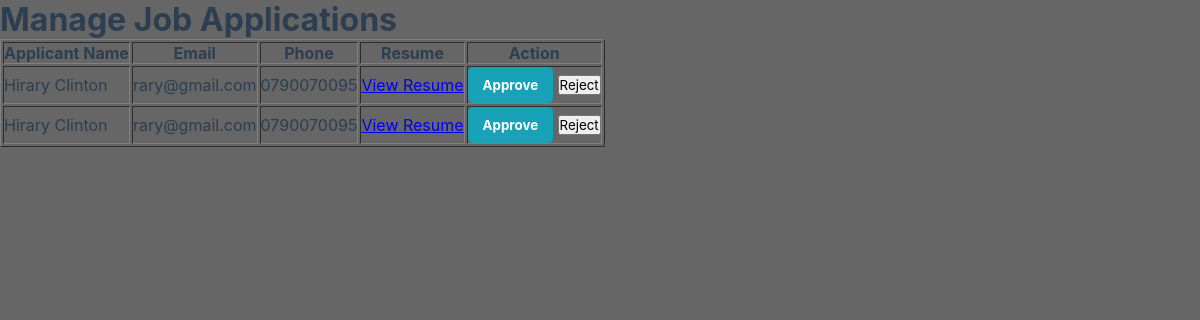
Screenshot of /HR/manage_application.php with the database file from the repository.
### tables this page shows
CREATE TABLE `applications` (
  `application_id` int(11) NOT NULL,
  `applicant_name` varchar(100) NOT NULL,
  `listing_id` int(11) DEFAULT NULL,
  `status` enum('Under Review','Rejected','Accepted') DEFAULT 'Under Review',
  `email` varchar(255) NOT NULL,
  `phone_number` varchar(20) DEFAULT NULL,
  `resume` text NOT NULL,
  `submitted_at` timestamp NOT NULL DEFAULT current_timestamp(),
  `updated_at` timestamp NOT NULL DEFAULT current_timestamp() ON UPDATE current_timestamp()
);

### HR/manage_application.php (the view, shortened to what this page needs)
<?php
require '../db_connection.php';
$query = "SELECT * FROM applications WHERE status='Under Review'";
$result = $conn->query($query);
?>
<!DOCTYPE html>
<html lang="en">
<head>
    <link rel="stylesheet" href="css/style.css">
</head>
<body>
    <div class="container">
        <h1>Manage Job Applications</h1>
        <table border="1">
            <thead>
                <tr>
                    <th>Applicant Name</th>
                    <th>Email</th>
                    <th>Phone</th>
                    <th>Resume</th>
                    <th>Action</th>
                </tr>
            </thead>
            <tbody>
                <?php while ($app = $result->fetch_assoc()) { ?>
                    <tr>
                        <td><?= htmlspecialchars($app['applicant_name']) ?></td>
                        <td><?= htmlspecialchars($app['email']) ?></td>
                        <td><?= htmlspecialchars($app['phone_number']) ?></td>
                        <td><a href="<?= htmlspecialchars($app['resume']) ?>" target="_blank">View Resume</a></td>
                        <td>
                            <form action="update_application_status.php" method="POST" style="display:inline;">
                                <button type="submit" name="action" value="approve" class="btn">Approve</button>
                                <button type="submit" name="action" value="reject" class="btn-reject">Reject</button>
                            </form>
                        </td>
                    </tr>
                <?php } ?>
            </tbody>
        </table>
    </div>
</body>
</html>

### css/style.css (style rules this page uses)
:root { --primary: #4A154B; --secondary: #2ACFCF; --accent: #FF6B6B; --glass: rgba(255, 255, 255, 0.9); }
* { margin: 0; padding: 0; box-sizing: border-box; font-family: 'Inter', sans-serif; }
body { background: linear-gradient(rgba(0, 0, 0, 0.6), rgba(0, 0, 0, 0.6)), url('https://images.unsplash.com/photo-1480714378408-67cf0d13bc1b?ixlib=rb-1.2.1&auto=format&fit=crop&w=1950&q=80'); background-size: cover; background-position: center; background-attachment: fixed; min-height: 100vh; color: #2c3e50; }
.btn { padding: 1rem 2rem; border: none; border-radius: 12px; cursor: pointer; font-weight: 600; transition: all 0.3s ease; background: var(--secondary); color: white; position: relative; overflow: hidden; }
.btn:before { content: ''; position: absolute; top: 0; left: -100%; width: 100%; height: 100%; background: linear-gradient( 120deg, transparent, rgba(255, 255, 255, 0.3), transparent ); transition: 0.5s; }
.btn { padding: 10px 15px; border-radius: 5px; text-decoration: none; font-weight: bold; display: inline-block; transition: 0.3s; }
.btn { display: inline-block; padding: 10px 15px; background-color: #17a2b8; color: white; text-decoration: none; border-radius: 5px; font-weight: bold; transition: background 0.3s; }

### rows the page displays
applications: applicant_name "Hirary Clinton", email "rary@gmail.com", phone_number "0790070095"
applications: applicant_name "Hirary Clinton", email "rary@gmail.com", phone_number "0790070095"
